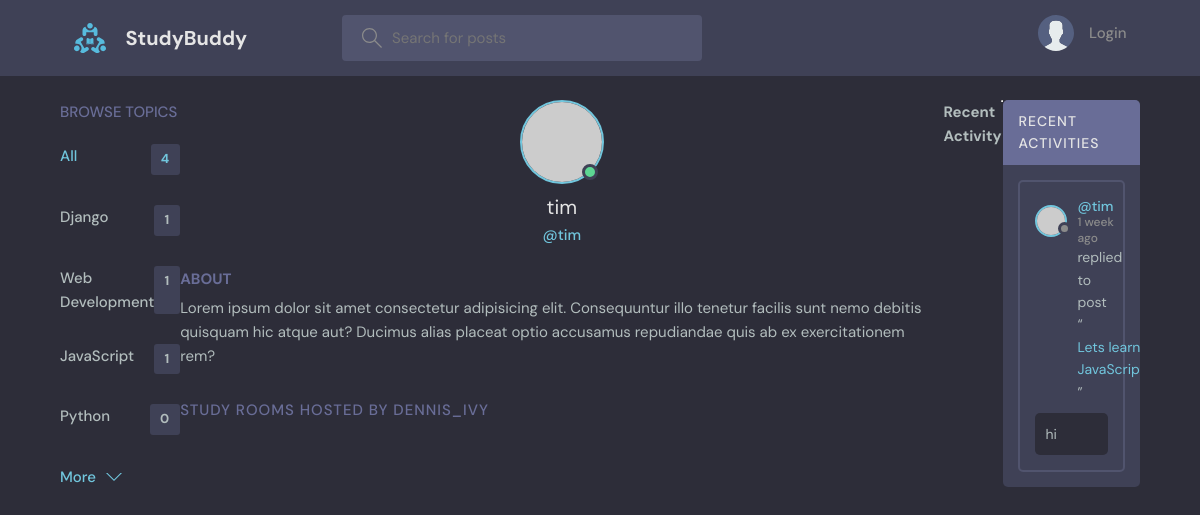
Page /profile/2/ on the earlier database version.
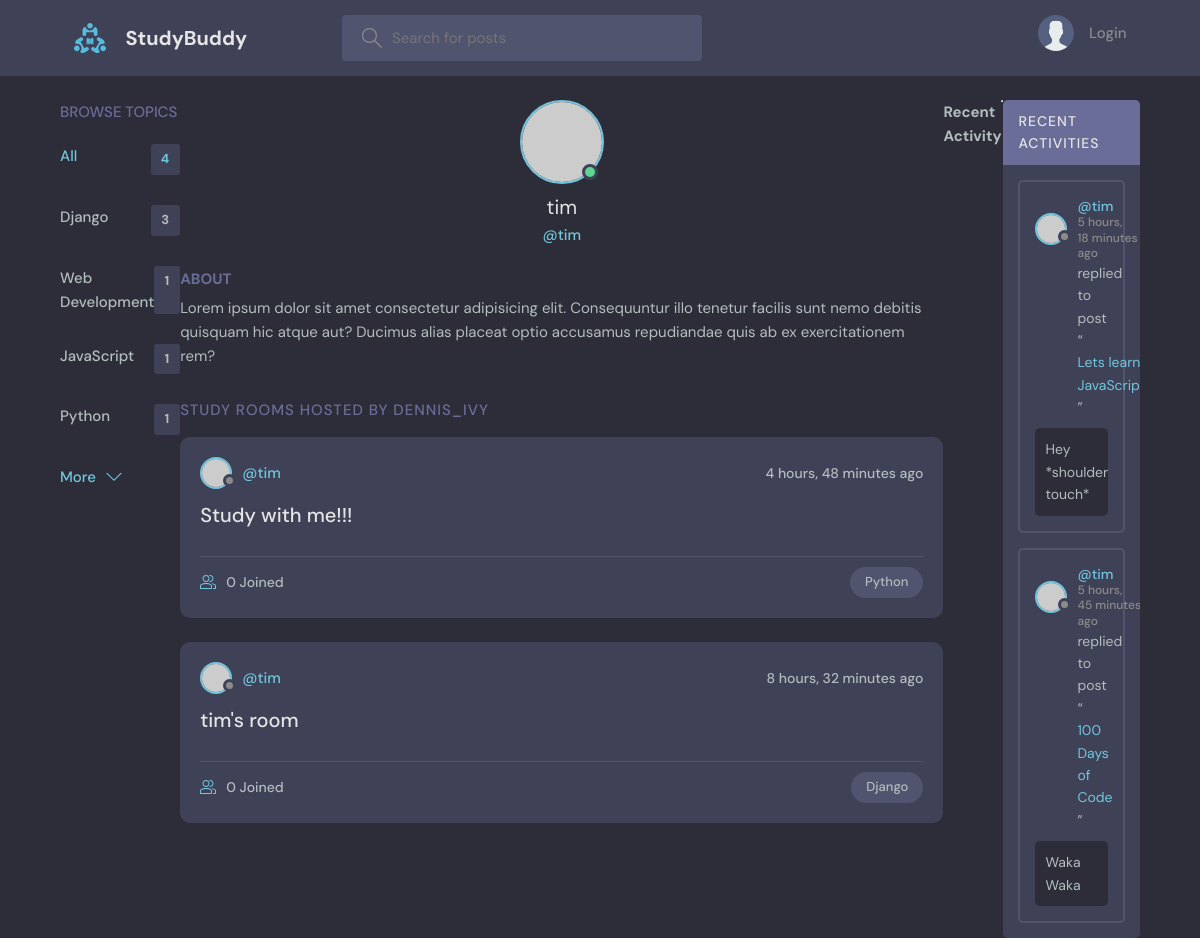
Same page on the later database version.
### base/models.py (models this page shows, shortened)
class Topic(models.Model):
    name = models.CharField(max_length=200)

class Message(models.Model):
    user = models.ForeignKey(User, on_delete=models.CASCADE)
    room = models.ForeignKey(Room, on_delete=models.CASCADE)
    body = models.TextField()
    updated = models.DateTimeField(auto_now=True)
    created = models.DateTimeField(auto_now_add=True)
    class Meta:
        ordering =['-updated', '-created']

class Room(models.Model):
    host = models.ForeignKey(User, on_delete=models.SET_NULL, null=True)
    topic = models.ForeignKey(Topic, on_delete=models.SET_NULL, null=True)
    name = models.CharField(max_length=200)
    description = models.TextField(null=True, blank = True)
    participants = models.ManyToManyField(User, related_name='participants', blank=True)
    updated = models.DateTimeField(auto_now=True)
    created = models.DateTimeField(auto_now_add=True)
    class Meta:
        ordering =['-updated', '-created']
    def __str__(self):
        return self.name

### base/views.py (the view)
# urls.py: path('profile/<str:pk>/', views.userProfile, name="user-profile"),
def userProfile(request, pk):
    user = User.objects.get(id=pk)
    rooms = user.room_set.all()
    room_messages = user.message_set.all()
    topics = Topic.objects.all()
    context = {'user': user, 'rooms': rooms,'room_messages': room_messages, 'topics': topics}
    return render(request, 'base/profile.html', context)

### templates/base/profile.html (shortened to what this page needs)
{% extends 'main.html' %}
{% block content %}
  <main class="profile-page layout layout--3">
    <div class="container">
      {% include 'base/topics_component.html' %}
      <div class="roomList">
        <div class="profile">
          <div class="profile__avatar">
            <div class="avatar avatar--large active">
              <img src="https://randomuser.me/api/portraits/men/11.jpg" />
            </div>
          </div>
          <div class="profile__info">
            <h3>{{user.username}}</h3>
            <p>@{{user.username}}</p>
          </div>
          <div class="profile__about">
            <h3>About</h3>
            <p>
              Lorem ipsum dolor sit amet consectetur adipisicing elit. Consequuntur illo tenetur
              facilis sunt nemo debitis quisquam hic atque aut? Ducimus alias placeat optio
              accusamus repudiandae quis ab ex exercitationem rem?
            </p>
          </div>
        </div>
        <div class="roomList__header">
          <div>
            <h2>Study Rooms Hosted by dennis_ivy</a>
            </h2>
          </div>
        </div>
        {% include 'base/feed_component.html' %}
      </div>
      {% include 'base/activity_component.html' %}
    </div>
  </main>
  {% endblock content %}

### templates/main.html (shortened to what this page needs)
<!DOCTYPE html>
{% load static %}
<html lang="en">
  <head>
    <link rel="stylesheet" href="{% static 'styles/style.css' %}" />
  </head>
  <body>
    {% include 'navbar.html' %}
    {% block content %}
    {% endblock %}
  </body>
</html>

### templates/navbar.html (shortened to what this page needs)
{% load static %}
<header class="header header--loggedIn">
    <div class="container">
      <a href="{% url 'home' %}" class="header__logo">
        <img src="{% static 'images/logo.svg' %}" />
        <h1>StudyBuddy</h1>
      </a>
      <form class="header__search" method="GET" action="{% url 'home' %}">
        <label>
          <input name="q" placeholder="Search for posts" />
        </label>
      </form>
      <nav class="header__menu">
        {% if request.user.is_authenticated %}
        <div class="header__user">
          <a href="{% url 'update-user' %}">
            <div class="avatar avatar--medium active">
              <img src="https://randomuser.me/api/portraits/men/37.jpg" />
            </div>
            <p>{{request.user.username}} <span>@{{request.user.username}}</span></p>
          </a>
          <button class="dropdown-button">
            <svg version="1.1" xmlns="http://www.w3.org/2000/svg" width="32" height="32" viewBox="0 0 32 32">
              <title>chevron-down</title>
              <path d="M16 21l-13-13h-3l16 16 16-16h-3l-13 13z"></path>
            </svg>
          </button>
        </div>
        {% else %}
        <a href="{% url 'login' %}">
          <img src="{% static 'images/avatar.svg' %}"/>
          <p>Login</p>
        </a>
        {% endif %}
      </nav>
    </div>
  </header>
<!DOCTYPE html>
<html lang="en">
<head>
</head>
<body>
</body>
</html>

### templates/base/topics_component.html (shortened to what this page needs)
<!DOCTYPE html>
<html lang="en">
<head>
</head>
<body>
    <div class="topics">
        <div class="topics__header">
          <h2>Browse Topics</h2>
        </div>
        <ul class="topics__list">
          <li>
            <a href="{% url 'home' %}" class="active">All <span>{{topics.count}}</span></a>
          </li>
          {% for topic in topics %}
          <li>
            <a href="{% url 'home' %}?q={{topic.name}}">{{topic.name}}<span>{{topic.room_set.all.count}}</span></a>
          </li>
          {% endfor %}
        </ul>
        <a class="btn btn--link" href="topics.html">
          More
          <svg version="1.1" xmlns="http://www.w3.org/2000/svg" width="32" height="32" viewBox="0 0 32 32">
            <title>chevron-down</title>
            <path d="M16 21l-13-13h-3l16 16 16-16h-3l-13 13z"></path>
          </svg>
        </a>
      </div>
</body>
</html>

### templates/base/feed_component.html (shortened to what this page needs)
<!DOCTYPE html>
<html lang="en">
<head>
</head>
<body>
    {% for room in rooms %}
    <div class="roomListRoom">
        <div class="roomListRoom__header">
          <a href="{% url 'user-profile' room.host.id %}" class="roomListRoom__author">
            <div class="avatar avatar--small">
              <img src="https://randomuser.me/api/portraits/women/11.jpg" />
            </div>
            <span>@{{room.host.username}}</span>
          </a>
          <div class="roomListRoom__actions">
            <span>{{room.created|timesince}} ago</span>
          </div>
        </div>
        <div class="roomListRoom__content">
          <a href="{% url 'room' room.id %}">{{room.name}}</a>
        </div>
        <div class="roomListRoom__meta">
          <a href="{% url 'room' room.id %}" class="roomListRoom__joined">
            {{room.participants.all.count}} Joined
          </a>
          <p class="roomListRoom__topic">{{room.topic.name}}</p>
        </div>
      </div>
    {% endfor %}
</body>
</html>

### templates/base/activity_component.html (shortened to what this page needs)
<!DOCTYPE html>
<html lang="en">
<head>
</head>
<body>
    <h3>Recent Activity</h3>
    <hr>
    <div class="activities">
        <div class="activities__header">
          <h2>Recent Activities</h2>
        </div>
        {% for message in room_messages %}
        <div class="activities__box">
          <div class="activities__boxHeader roomListRoom__header">
            <a href="{% url 'user-profile' message.user.id %}" class="roomListRoom__author">
              <div class="avatar avatar--small">
                <img src="https://randomuser.me/api/portraits/women/11.jpg" />
              </div>
              <p>
                @{{message.user}}
                <span>{{message.created|timesince}} ago</span>
              </p>
            </a>
          </div>
          <div class="activities__boxContent">
            <p>replied to post “<a href="{% url 'room' message.room.id %}">{{message.room}}</a>”</p>
            <div class="activities__boxRoomContent">
              {{message.body}}
            </div>
          </div>
        </div>
        {% endfor %}
      </div>
</body>
</html>

Differences in the rows shown:
removed Message: user "tim", created "1 week", room "Lets learn…", body "hi"
computed for Topic "Django": room_set.all.count "1" → "3"
computed for Topic "Python": room_set.all.count "0" → "1"
added Room: host.username "tim", created "4 hours, 48 minutes", name "Study with me!!!", participants.all.count "0", topic.name "Python"
added Room: host.username "tim", created "8 hours, 32 minutes", name "tim's room", participants.all.count "0", topic.name "Django"
added Message: user "tim", created "5 hours, 18 minutes", room "Lets learn…", body "Hey *shoulder touch*"
added Message: user "tim", created "5 hours, 45 minutes", room "100 Days of Code", body "Waka Waka"
